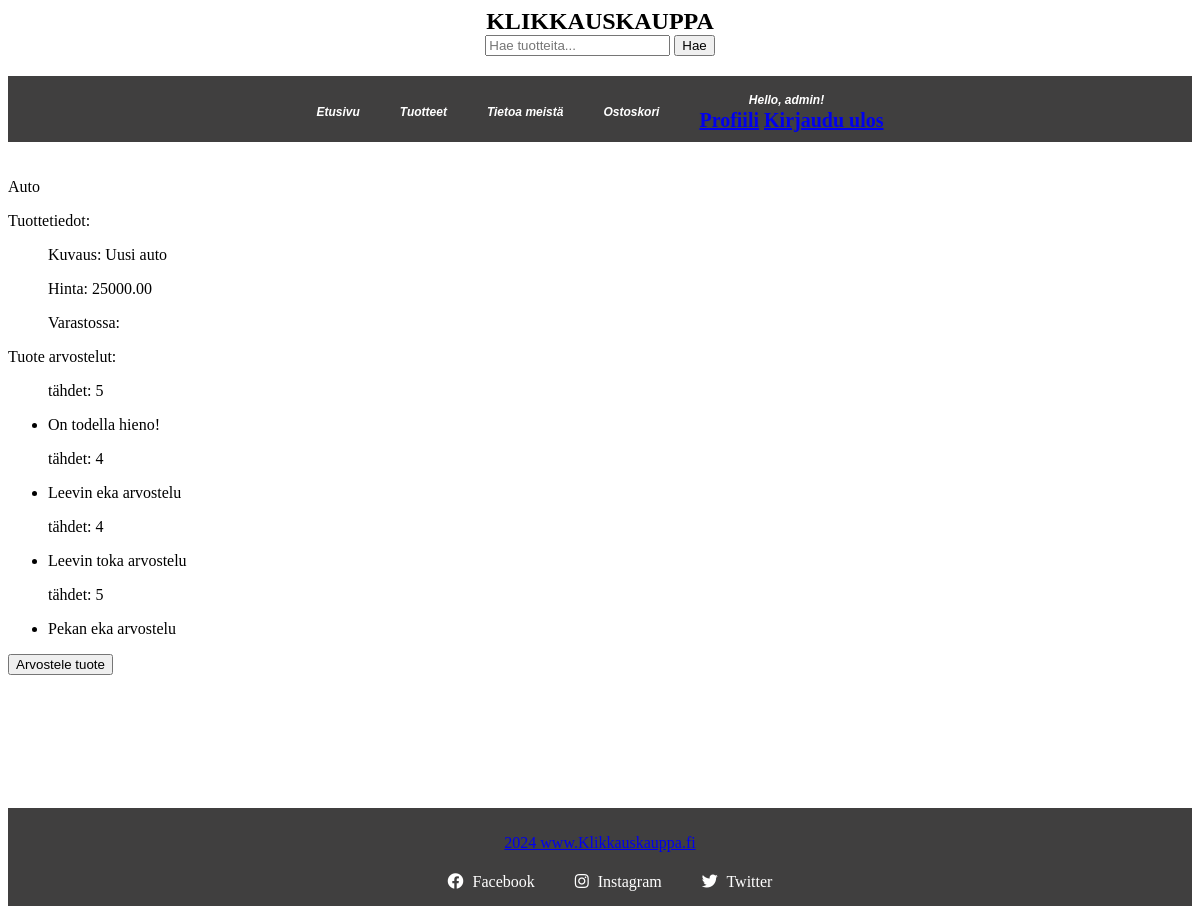
Screenshot of /Klikkauskauppa/product/1/ (signed in) with the database file from the repository.
### verkkokauppa/models.py (models this page shows, shortened)
class Product(models.Model):
    name = models.CharField(max_length=100, help_text="Lisää tuotteen nimi")
    price = models.DecimalField(max_digits=8, decimal_places=2, help_text="Lisää tuotteen hinta")
    date_added = models.DateTimeField(auto_now_add=True)

class Productdetail(models.Model):
    product = models.ForeignKey(Product, on_delete=models.CASCADE)
    detail = models.CharField(max_length=400, help_text="Lisää tuotteen tarkempi kuvaus")
    photo = models.ImageField(upload_to="images/", blank=True, null=True, help_text="Lisää tuotekuva")

class Review(models.Model):
    product = models.ForeignKey(Product, on_delete=models.CASCADE)
    review = models.TextField(max_length=300)
    stars = models.PositiveSmallIntegerField(validators=[MinValueValidator(0), MaxValueValidator(5)], help_text="Anna tähtiä (0-5)")
    date_added = models.DateTimeField(auto_now=True)

### verkkokauppa/views.py (the view)
# urls.py: path("product/<int:product_id>/", views.product_detail, name="product_detail"),
def product_detail(request, product_id):
    product = get_object_or_404(Product, id=product_id)
    productdetails = Productdetail.objects.filter(product=product)
    context = {"product": product, "productdetails": productdetails}
    return render(request, "verkkokauppa/product.html", context)

### verkkokauppa/templates/verkkokauppa/product.html (shortened to what this page needs)
{% extends "verkkokauppa/base.html" %}
{% block content %}
<p> {{ product.name }}</p>
<p>Tuottetiedot:</p>
    <ul>
        {% for detail in productdetails %}
            <p>Kuvaus: {{ detail.detail }}</p>
        {% empty %}
            <p>Ei tuote tietoja.</p>
        {% endfor %}
    </ul>
    <ul>
        <p>Hinta: {{ product.price }}</p>
        <p>Varastossa: {{ product.stock }}</p>
    </ul>
<p>Tuote arvostelut:</p>
    <ul>
        {% for review in product.review_set.all %}
            <p>tähdet: {{ review.stars }} </p>
            <li> {{ review.review }}</li>
        {% empty %}
            <li>Arvosteluja ei ole lisätty.</li>
        {% endfor %}
    </ul>
    <a href="{% url 'verkkokauppa:add_review' product.id %}">
    <button type="button"> Arvostele tuote</button>
{% endblock content %}

### verkkokauppa/templates/verkkokauppa/base.html (shortened to what this page needs)
{% load static %}
<!DOCTYPE html>
<html lang="fi">
<head>
    <link rel="stylesheet" href="{% static 'css/base.css' %}">
    <link rel="stylesheet" href="https://cdnjs.cloudflare.com/ajax/libs/font-awesome/5.15.4/css/all.min.css">
</head>
<body>
    <div class="website">
        <header class="main-header">
            <div class="header-top">
                <div class="logo-container">
                    <a class="logo" href="{% url 'verkkokauppa:home' %}">
                        <h1>KLIKKAUSKAUPPA</h1>
                    </a>
                <div class="search-container">
                    <input class="search" type="text" placeholder="Hae tuotteita...">
                    <button class="search-button">Hae</button>
                </div>
            </div>
            <nav>
                <ul class="main-nav">
                    <li><a href="{% url 'verkkokauppa:home' %}" class="nav-link">Etusivu</a></li>
                    <li><a href="{% url 'verkkokauppa:products' %}" class="nav-link">Tuotteet</a></li>
                    <li><a href="{% url 'verkkokauppa:info' %}" class="nav-link">Tietoa meistä</a></li>
                    <li><a href="#" class="nav-link">Ostoskori</a></li>
                    {% if user.is_authenticated %}
                        <li class="dropdown">
                            <a href="#" class="nav-link dropdown-toggle">Hello, {{ user.username }}!</a>
                            <div class="dropdown-menu">
                                <a href="{% url 'users:profile' %}" class="dropdown-item">Profiili</a>
                                <a href="{% url 'users:logout' %}" class="dropdown-item">Kirjaudu ulos</a>
                        </li>
                    {% else %}
                        <li><a href="{% url 'users:login' %}" class="nav-link">Kirjaudu sisään</a></li>
                    {% endif %}
                </ul>
            </nav>
        </header>
        <main>
            {% block content %}{% endblock content %}
        </main>
    </div>
    <footer class="main-footer">
        <p>2024 www.Klikkauskauppa.fi</p>
        <div class="footer-links">
            <a href="https://facebook.com/klikkauskauppa" target="_blank" class="social-link">
                <i class="fab fa-facebook"></i> Facebook
            </a>
            <a href="https://instagram.com/klikkauskauppa" target="_blank" class="social-link">
                <i class="fab fa-instagram"></i> Instagram
            </a>
            <a href="https://twitter.com/klikkauskauppa" target="_blank" class="social-link">
                <i class="fab fa-twitter"></i> Twitter
            </a>
        </div>
    </footer>
</body>
</html>

### static/css/base.css (style rules this page uses)
.website { display: flex; flex-direction: column; min-height: 100vh; }
.main-nav { background-color: rgb(64, 63, 63); color: white; font-weight: bold; font-size: 20px; padding: 10px; text-align: center; display: flex; justify-content: center; align-items: center; list-style-type: none; }
.main-nav li { display: inline-block; padding: 0 15px; }
.nav-link { color: white; text-decoration: none; margin-right: 10px; font-size: 12px; font-weight: bold; font-family: 'Gill Sans', 'Gill Sans MT', Calibri, 'Trebuchet MS', sans-serif; font-style: italic; display: inline-block; position: relative; padding-bottom: 2px; }
.nav-link::after { content: ''; position: absolute; width: 0; height: 2px; bottom: 0; left: 50%; background-color: white; transition: width 0.3s ease; transform: translateX(-50%); }
.logo-container { flex: 1; text-align: center; }
.logo { text-decoration: none; }
.logo h1 { margin: 0; font-size: 24px; color: black; font-weight: bold; text-align: center; }
.main-footer { background-color: rgb(64, 63, 63); color: white; text-align: center; padding: 10px 0; display: flex; flex-direction: column; align-items: center; justify-content: center; }
.footer-links { display: flex; justify-content: center; gap: 20px; }
.social-link { color: white; text-decoration: none; padding: 5px 10px; transition: color 0.3s ease; }
.social-link i { margin-right: 5px; }

### rows the page displays
Product: name "Auto", price "25000.00"
Productdetail: detail "Uusi auto"
Review: stars "5", review "On todella hieno!"
Review: stars "4", review "Leevin eka arvostelu"
Review: stars "4", review "Leevin toka arvostelu"
Review: stars "5", review "Pekan eka arvostelu"

### other values shown
{{ user.username }} "admin"
